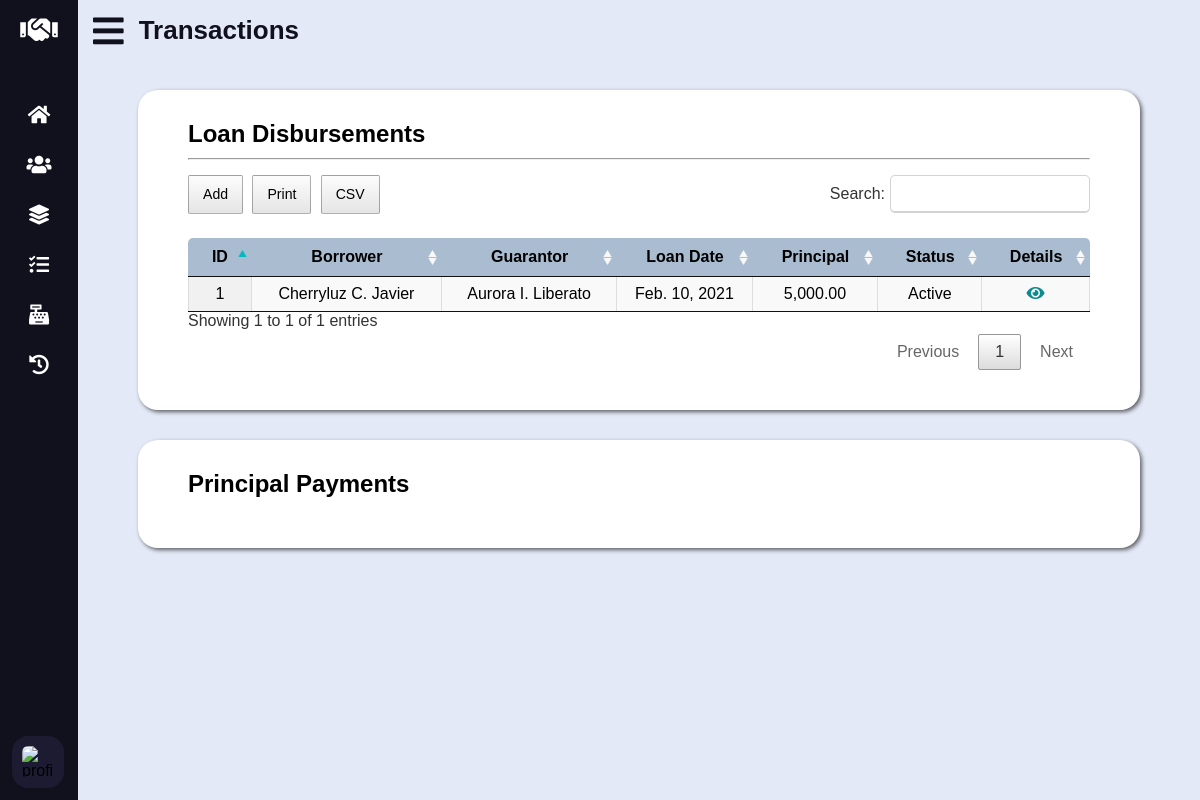
/transactions.php (signed in), run on an earlier commit of the app's database.
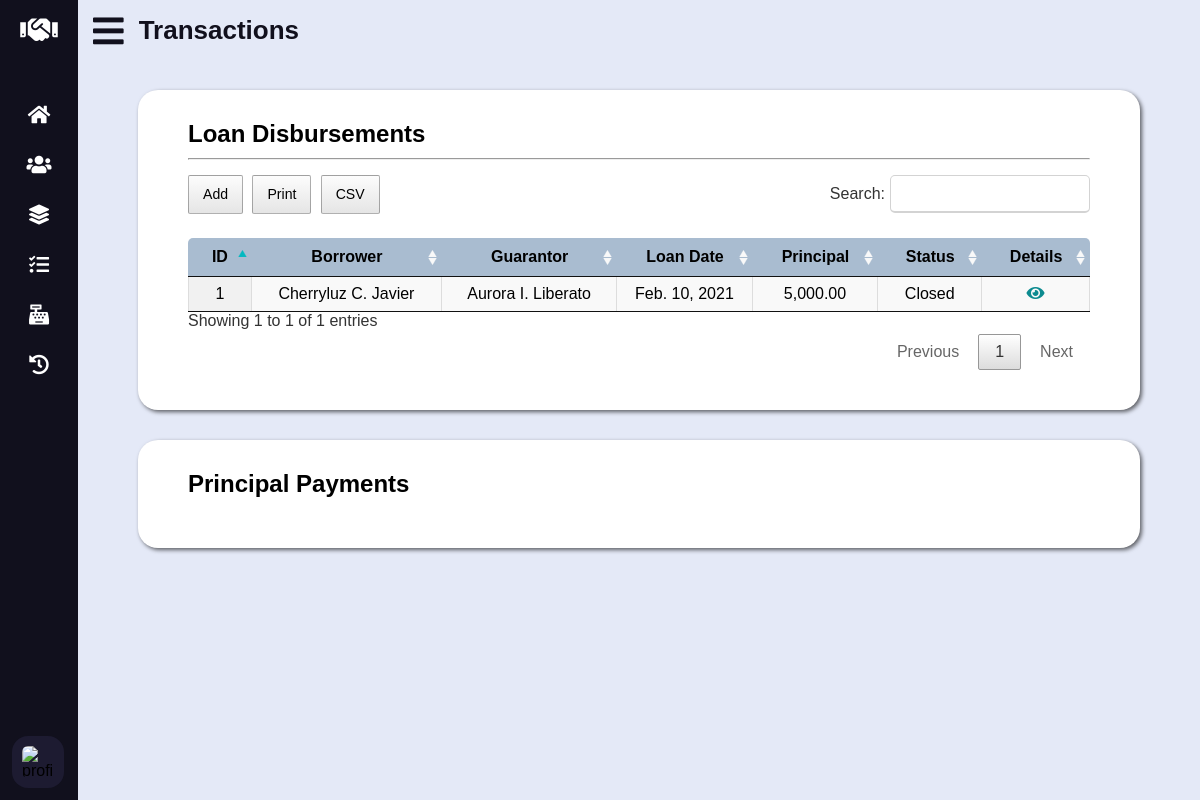
And on a later commit of the database.
### tables this page shows
CREATE TABLE `loan` (
	`loan_id` INT UNSIGNED AUTO_INCREMENT PRIMARY KEY,
	`borrower_id` INT UNSIGNED NOT NULL,
	`guarantor_id` INT UNSIGNED NOT NULL,
	`loan_date_time` DATETIME NOT NULL,
	`principal` DECIMAL(10, 2) NOT NULL,
	`status` ENUM('Active', 'Closed') DEFAULT 'Active' NOT NULL,

	CONSTRAINT fk_loan_borrower_id FOREIGN KEY (`borrower_id`)
		REFERENCES `data_subject` (`data_subject_id`)
		ON UPDATE CASCADE
		ON DELETE RESTRICT,
	CONSTRAINT fk_loan_guarantor_id FOREIGN KEY (`guarantor_id`)
		REFERENCES `guarantor` (`guarantor_id`)
		ON UPDATE CASCADE
		ON DELETE RESTRICT
);

### lib/database-handler.php (called while the page is built, shortened)
<?php
class Database {
	private $host = DB_HOST;
	private $dbname = DB_NAME;
	private $charset = DB_CHARSET;
	private $user = DB_USER;
	private $password = DB_PASSWORD;
	private $dbh;
	private $stmt;
	public function __construct() {
		$dsn = "mysql:host=".$this->host.";charset=".$this->charset.";dbname=".$this->dbname;
		$options = array (
			PDO::ATTR_PERSISTENT => true,
			PDO::ATTR_ERRMODE => PDO::ERRMODE_EXCEPTION,
			PDO::ATTR_ORACLE_NULLS => PDO::NULL_NATURAL
		);
		try {
			$this->dbh = new PDO($dsn, $this->user, $this->password, $options);
		}
		catch (PDOException $e) {
			$this->error = $e->getMessage()." in ".$e->getFile()." on line ".$e->getLine();
			$this->terminate();
		}
	}
	public function query($query) {
		$this->stmt = $this->dbh->prepare($query);
	}
	public function bind($param, $value, $type = null) {
		if (is_null($type)) {
			switch (true) {
				default:
					$type = PDO::PARAM_STR;
			}
		}
		$this->stmt->bindValue($param, $value, $type);
	}
	public function execute($message = "", $redirect = "") {
		try {
			return $this->stmt->execute();
		}
		catch (PDOException $e) {
			$this->logFile = "../src/log.txt";
			$this->error = $e->getMessage()." in ".$e->getFile()." on line ".$e->getLine();
			$this->logError();
		}
		finally {
			if ($redirect !== "") {
				$this->confirmQuery($message, $redirect);
			}
		}
	}
	public function resultSet() {
		$this->execute();
		return $this->stmt->fetchAll(PDO::FETCH_OBJ);
	}
	public function resultColumn() {
		$this->execute();
		return $this->stmt->fetchColumn();
	}
}

### models/Transaction.php (called while the page is built, shortened)
<?php
class Transaction {
	private $db;
	public function __construct() {
		$this->db = new Database();
	}
	public function getLoans() {
		$this->db->query("SELECT * FROM `loan`");
		return $this->db->resultSet();
	}
}

### models/DataSubject.php (called while the page is built, shortened)
<?php
class DataSubject {
	private $db;
	public function __construct() {
		$this->db = new Database();
	}
	public function getName($id) {
		$this->db->query("SELECT CONCAT(`fname`, ' ', LEFT(`mname`, 1), '. ', `lname`) AS name FROM `data_subject` WHERE `data_subject_id` = ?");
		$this->db->bind(1, $id);
		return $this->db->resultColumn();
	}
}

### lib/conversion-util.php (called while the page is built, shortened)
<?php
class Converter {
	public function shortToLongDate($date) {
		$time_stamp = strtotime($date);
		$format = "M. j, Y";
		$formatted_date = date($format, $time_stamp);
		return $formatted_date;
	}
}

### transactions.php (the view, shortened to what this page needs)
<?php
	require_once "lib/database-handler.php";
	require_once "lib/conversion-util.php";
	require_once "models/Transaction.php";
	require_once "models/DataSubject.php";
	$converter = new Converter();
	$transaction = new Transaction();
	$data_subject = new DataSubject();
	$loans = $transaction->getLoans();
?>
<!DOCTYPE html>
<html lang="en">
<head>
	<link rel="stylesheet" type="text/css" href="css/all.min.css" />
	<link rel="stylesheet" type="text/css" href="css/datatables.min.css" />
	<link rel="stylesheet" type="text/css" href="css/tingle.min.css" />
	<link rel="stylesheet" type="text/css" href="css/style.css" />
	<link rel="stylesheet" type="text/css" href="css/vertical-nav-bar.css" />
	<link rel="stylesheet" type="text/css" href="css/tables.css" />
	<link rel="stylesheet" type="text/css" href="css/forms.css" />
	<link rel="stylesheet" type="text/css" href="css/media-queries.css" />
</head>
<body>
	<main>
		<header>
			<i class="fas fa-bars"></i>
			<h2 class="text">Transactions</h2>
		</header>
		<section id="loan-disbursements">
			<h3>Loan Disbursements</h3>
			<hr />
			<table id="loan-disbursements-tbl" class="display cell-border" width="100%">
				<thead>
					<tr>
						<th>ID</th>
						<th>Borrower</th>
						<th>Guarantor</th>
						<th>Loan Date</th>
						<th>Principal</th>
						<th>Status</th>
						<th>Details</th>
					</tr>
				</thead>
				<tbody>
					<?php foreach ($loans as $l): ?>
					<tr>
						<td><?php echo $l->loan_id; ?></td>
						<td><?php echo $data_subject->getName($l->borrower_id); ?></td>
						<td><?php echo $data_subject->getName($l->guarantor_id); ?></td>
						<td><?php echo $converter->shortToLongDate($l->loan_date_time); ?></td>
						<td><?php echo number_format($l->principal, 2, ".", ","); ?></td>
						<td><?php echo $l->status; ?></td>
						<td><a class="fas fa-eye" href="loan-details.php?id=<?php echo $l->loan_id; ?>"></a></td>
					</tr>
					<?php endforeach; ?>
				</tbody>
			</table>
		</section>
		<section id="principal-payments">
			<h3>Principal Payments</h3>
		</section>
	</main>
</body>
</html>

### css/style.css (style rules this page uses)
:root { --athens-gray: #e8e9eb; --azureish-white: #dae8f5; --botticelli: #d4e1ee; --blue-chill: #0d8b90; --cyan: #03b8c0; --dark-purple: #1d1b31; --eden: #0d3b4c; --light-steel-blue: #a9bcd0; --link-water: #e4e9f7; --roman-silver: #787e87; --silver-sand: #c5c6c8; --xiketic: #11101d; }
* { box-sizing: border-box; font-family: "Poppins", sans-serif; margin: 0; padding: 0; }
html, body { height: 100%; }
main { background: var(--link-water); left: 280px; min-height: 100vh; position: relative; transition: all 0.5s ease; width: calc(100% - 280px); padding-bottom: 30px; }
main header { align-items: center; color: var(--xiketic); display: flex; font-size: 35px; height: 60px; overflow: hidden; }
main header .fa-bars { cursor: pointer; margin: 0 15px; }
h2 { font-size: 26px; font-weight: 600; }
h3 { font-size: 24px; margin: 10px 0; }
section { margin: 30px 60px; padding: 20px 50px 40px 50px; box-shadow: 2px 2px 4px rgba(0, 0, 0, 0.6); background-color: #fff; border-radius: 20px; }
hr { margin-bottom: 15px; }

### css/vertical-nav-bar.css (style rules this page uses)
nav { background: var(--xiketic); height: 100%; left: 0; position: fixed; top: 0; transition: all 0.5s ease; width: 280px; z-index: 100; }
nav.closed { width: 78px; }
nav h1 { align-items: center; display: flex; height: 60px; width: 100%; }
nav h1 .fa-handshake { color: #fff; font-size: 30px; height: 50px; line-height: 50px; min-width: 78px; text-align: center; }
nav .nav-links { height: 100%; overflow: auto; padding: 30px 0 150px 0; }
nav.closed .nav-links { overflow: visible; }
nav .nav-links li { list-style: none; position: relative; transition: all 0.4s ease; }
nav .nav-links li .parent-menu { align-items: center; display: flex; justify-content: space-between; }
nav.closed .nav-links li .parent-menu { display: block }
nav .nav-links li i { color: #fff; cursor: pointer; font-size: 20px; height: 50px; line-height: 50px; min-width: 78px; text-align: center; transition: all 0.3s ease; }
nav .nav-links li a { align-items: center; display: flex; text-decoration: none; }
nav .profile-details { align-items: center; background: var(--dark-purple); bottom: 0; display: flex; justify-content: flex-start; padding: 12px 0; position: fixed; transition: all 0.5s ease; width: 280px; }
nav.closed .profile-details { background: none; }
nav.closed .profile-details { width: 78px; }
nav .profile-details .profile-content { align-items: center; display: flex; }
nav .profile-details img { background: var(--dark-purple); border-radius: 16px; height: 52px; margin: 0 14px 0 12px; object-fit: cover; transition: all 0.5s ease; width: 52px; }
nav.closed .profile-details img { padding: 10px; }
nav.closed ~ main { left: 78px; width: calc(100% - 78px); }

### css/tables.css (style rules this page uses)
table { padding-top: 20px; text-align: center; }
table thead th { font-family: "Poppins Regular", sans-serif; background-color: var(--light-steel-blue); }
table thead th:first-child { border-radius: 5px 0 0 0; }
table thead th:last-child { border-radius: 0 5px 0 0; }
table .fas { color: var(--blue-chill); text-decoration: none; }
.fas, .far, #new-guarantor table tr:hover { cursor: pointer; }

What changed in the data, as far as the page shows it:
changed loan id 1: status "Active" → "Closed"
